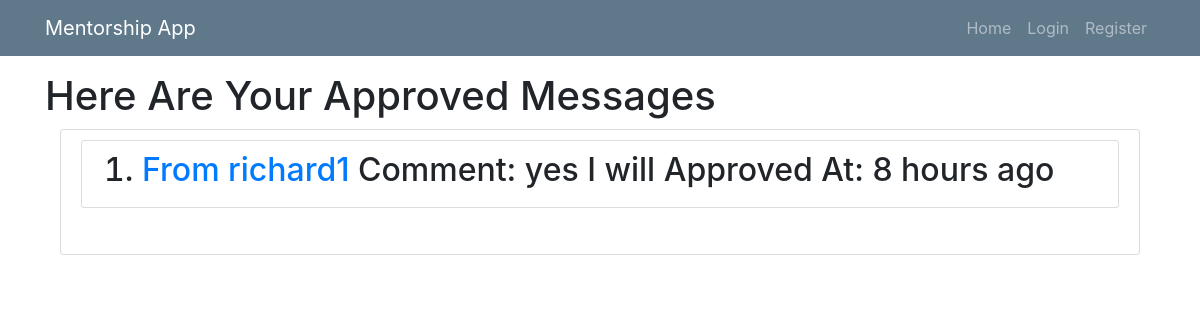
/approved/, run on an earlier commit of the app's database.
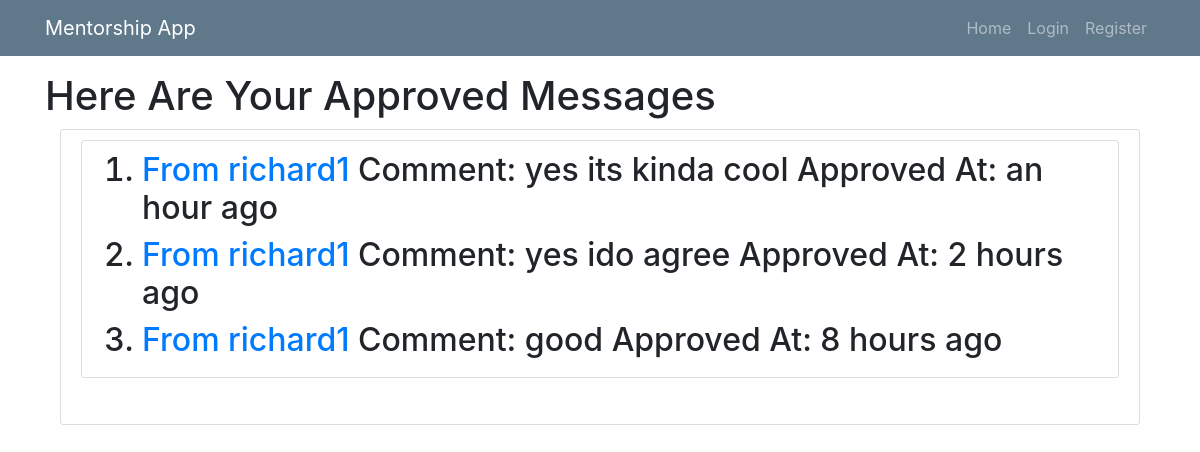
And on a later commit of the database.
### mentee/models.py (models this page shows, shortened)
class Msg(models.Model):
    sender = models.ForeignKey(User, related_name="sender", on_delete=models.CASCADE, null=True)
    receipient = models.ForeignKey(User, related_name="receipient", on_delete=models.CASCADE)
    msg_content = models.TextField(max_length=100)
    sent_at = models.DateTimeField(null=True, blank=True)
    comment = models.TextField(blank=True, null=True)
    comment_at = models.DateTimeField(blank=True, null=True)
    is_approved = models.BooleanField(default=False, verbose_name="Approve?")
    date_approved = models.DateTimeField(blank=True, null=True)
    objects = UserManager()
    class Meta:
        ordering = ['-sent_at']

class User(AbstractUser):
    is_mentee = models.BooleanField(default=False)
    is_mentor = models.BooleanField(default=False)

### mentee/views/mentee.py (the view)
# urls.py: path('approved/', mentee.Approved.as_view(), name='approved'),
class Approved(View):
    def get(self, request):
        messo = Msg.objects.filter(is_approved=True).order_by('-date_approved')
        context = {
            'messo': messo,
        }
        return render(request, "menti/approved.html", context)

### mentee/templates/menti/approved.html (shortened to what this page needs)
{% extends 'menti/base.html' %}
{% load humanize %}
{% block content %}
<br><br><br>
 <h1>Here Are Your Approved Messages</h1>
<main role="main" class="container">
      <div class="row">
        <div class="col-md-8">
        </div>
        <div class="col-md-12">
          <div class="content-section">
              <ul class="list-group">
                  <div class="content-section">
      <div class="media">
     {% if messo %}
  <ol>
      {% for approved in messo %}
      <h2><li><a href="">From {{ approved.receipient }} </a> Comment: {{ approved.comment }} Approved At: {{ approved.date_approved|naturaltime }}</li></h2>
      {% endfor %}
  </ol>
{% else %}
<p>There Are no Approved Messages</p>
{% endif %}
      </div>
   </div>
              </ul>
          </div>
        </div>
      </div>
    </main>
{% endblock %}

What changed in the data, as far as the page shows it:
now on this page (row edited): Msg: receipient "richard1", comment "yes its kinda cool", date_approved "an hour ago"
now on this page (row edited): Msg: receipient "richard1", comment "yes ido agree", date_approved "2 hours ago"
changed Msg: comment "yes I will" → "good"
